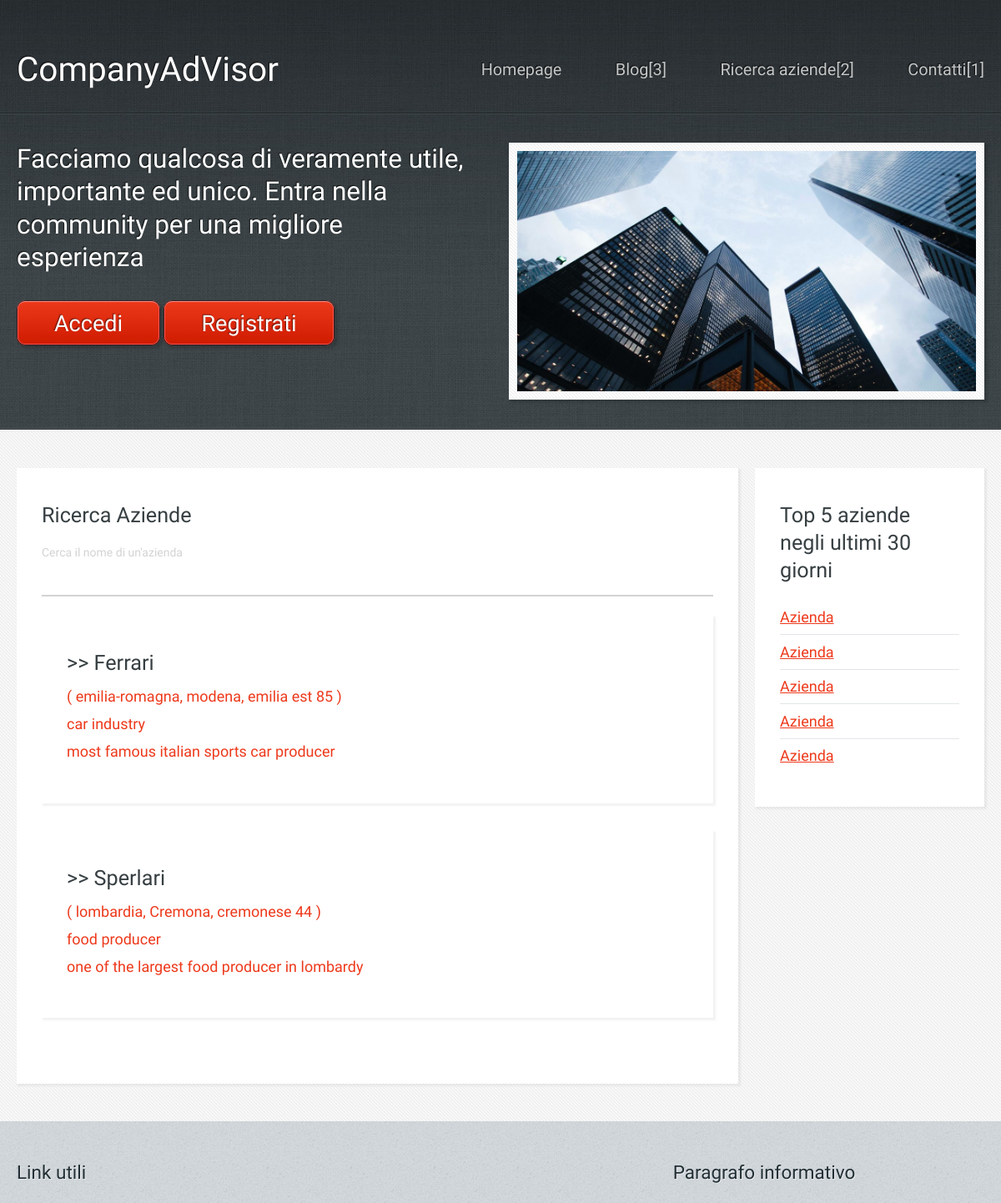
Page /company_search.php (upper part) on the earlier database version.
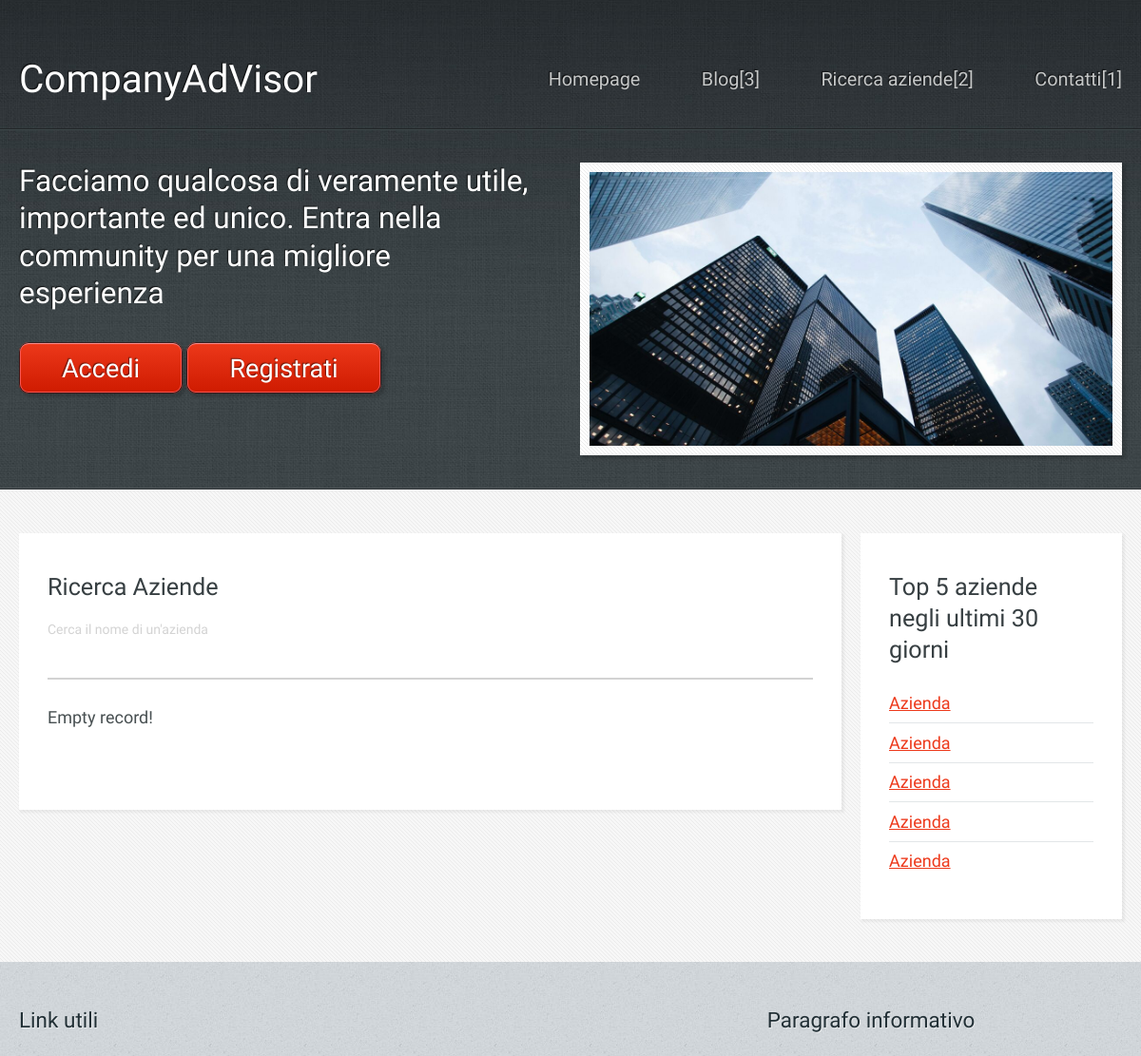
Same page on the later database version.
### tables this page shows
CREATE TABLE `company` (
  `id` INT(11) NOT NULL PRIMARY KEY AUTO_INCREMENT,
  `name` VARCHAR(255) NOT NULL,
  `category` VARCHAR(255) DEFAULT NULL,
  `description` VARCHAR(255) DEFAULT NULL,
  `employees` INT(11) DEFAULT NULL,
  `region` VARCHAR(255) NOT NULL,
  `city` VARCHAR(255) NOT NULL,
  `street` VARCHAR(255) DEFAULT NULL,
  `street number` VARCHAR(255) DEFAULT NULL,
  `phone` VARCHAR(255) DEFAULT NULL,
  `email` VARCHAR(255) DEFAULT NULL
);

### company_search.php (the view, shortened to what this page needs)
<?php
include_once "includes/header.php";
?>
<section id="content">
  <div class="container">
    <div class="row">
      <div class="col-9 col-12-medium">
        <section>
          <header>
            <h2>Ricerca Aziende</h2>
            <div class="input-field">
              <input type="text" name="company_search" id="company_search">
              <label for="company_search">Cerca il nome di un'azienda</label>
            </div>
          </header>
          <div id="search_results">
            <?php
            $sql = "SELECT * FROM company WHERE name LIKE '%' ORDER BY name LIMIT 5";
            $result = mysqli_query($conn, $sql);
            if (mysqli_num_rows($result) > 0) {
              while ($row = mysqli_fetch_assoc($result)) {
            ?>
                <a href="./company_info.php?id=<?php echo $row['id']; ?>">
                  <section>
                    <h2>
                      <?php echo ">> " . $row['name']; ?>
                    </h2>
                    <?php echo "("; ?>
                    <?php echo $row['region'] . ", "; ?>
                    <?php echo $row['city'] . ", "; ?>
                    <?php echo $row['street']; ?>
                    <?php echo $row['street number']; ?>
                    <?php echo ")"; ?>
                    <p>
                      <?php echo $row['category']; ?><br>
                      <?php echo $row['description']; ?>
                    </p>
                  </section>
                </a><br>
            <?php
              }
            } else {
              echo '<p>';
              echo 'Empty record!';
              echo '</p>';
            }
            ?>
          </div>
        </section>
      </div>
      <div class="col-3 col-12-medium">
        <section>
          <header>
            <h2>Top 5 aziende negli ultimi 30 giorni</h2>
          </header>
          <ul class="link-list">
            <li><a href="./company_info.php?id=#">Azienda</a></li>
            <li><a href="./company_info.php?id=#">Azienda</a></li>
            <li><a href="./company_info.php?id=#">Azienda</a></li>
            <li><a href="./company_info.php?id=#">Azienda</a></li>
            <li><a href="./company_info.php?id=#">Azienda</a></li>
          </ul>
        </section>
      </div>
    </div>
  </div>
</section>
<?php
include_once 'includes/footer.php';
?>

### includes/header.php (shortened to what this page needs)
<!DOCTYPE HTML>
<html>
<head>
  <link rel="stylesheet" href="/elaborato/assets/css/main.css" />
</head>
<body>
  <div id="page-wrapper">
    <section id="header">
      <div class="container">
        <div class="row">
          <div class="col-12">
            <h1><a href="./index.php" id="logo">CompanyAdVisor</a></h1>
            <nav id="nav">
              <a href="./index.php">Homepage</a>
              <a href="./blog.php">Blog[3]</a>
              <a href="./company_search.php">Ricerca aziende[2]</a>
              <a href="./company_info.php">Contatti[1]</a>
            </nav>
          </div>
        </div>
      </div>
      <?php
      if (!isset($_SESSION['id']) && !strpos($_SERVER['REQUEST_URI'], "login") && !strpos($_SERVER['REQUEST_URI'], "signup")) {
      ?>
        <div id="banner">
          <div class="container">
            <div class="row">
              <div class="col-6 col-12-medium">
                <p>Facciamo qualcosa di veramente utile, importante ed unico. Entra nella community per una migliore esperienza </p>
                <a href="login.php" class="button-large">Accedi</a>
                <a href="signup.php" class="button-large">Registrati</a>
              </div>
              <div class="col-6 col-12-medium imp-medium">
                <a href="#" class="bordered-feature-image"><img src="images/company.png" alt="" /></a>
              </div>
            </div>
          </div>
        </div>
      <?php
      }
      ?>
    </section>

### includes/footer.php (shortened to what this page needs)
<section id="footer">
  <div class="container">
    <div class="row">
      <div class="col-8 col-12-medium">
        <section>
          <h2>Link utili</h2>
          <div>
            <div class="row">
              <div class="col-3 col-12-small">
              </div>
              <div class="col-3 col-12-small">
              </div>
              <div class="col-3 col-12-small">
              </div>
              <div class="col-3 col-12-small">
              </div>
            </div>
          </div>
        </section>
      </div>
      <div class="col-4 col-12-medium imp-medium">
        <section>
          <h2>Paragrafo informativo</h2>
        </section>
      </div>
    </div>
  </div>
</section>
</div>
</body>
</html>

Differences in the rows shown:
removed company: name "Ferrari", region "emilia-romagna", city "modena", street "emilia est", street number "85", category "car industry", description "most famous italian sports car producer"
removed company: name "Sperlari", region "lombardia", city "Cremona", street "cremonese", street number "44", category "food producer", description "one of the largest food producer in lombardy"
Other differences:
text now shown: "Empty record!"
